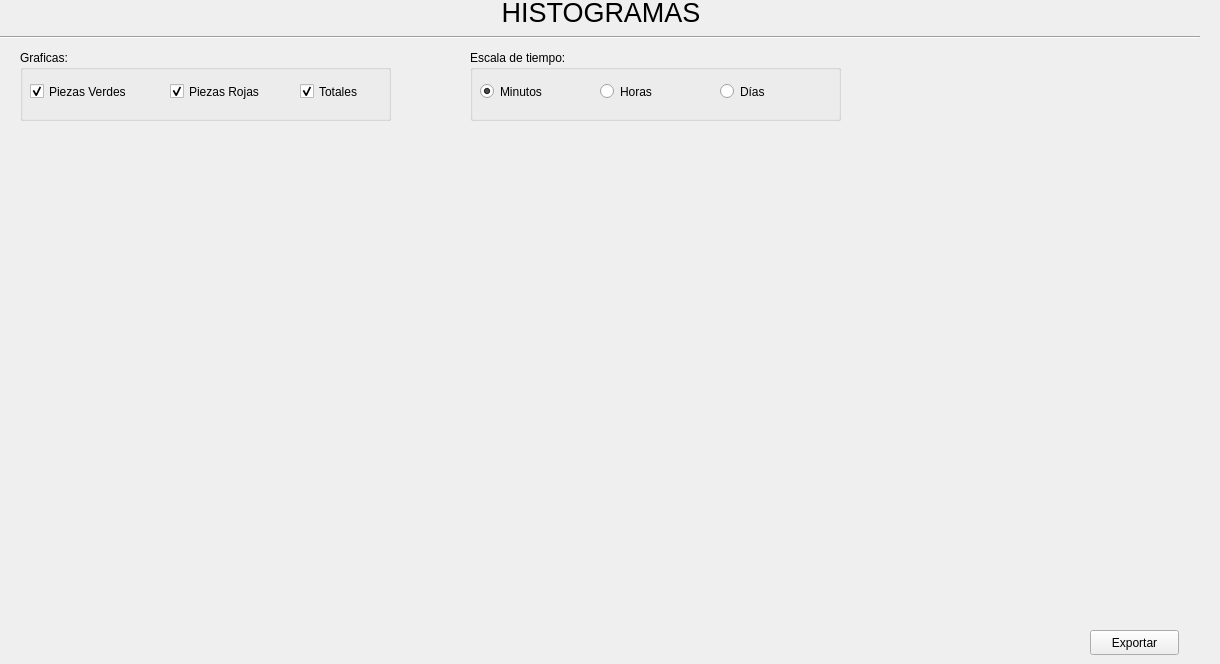
    <widget class="QWidget" name="tab_3">
     <attribute name="title">
      <string>HISTOGRAMAS</string>
     </attribute>
     <widget class="QLabel" name="label_14">
      <property name="geometry">
       <rect>
        <x>0</x>
        <y>0</y>
        <width>1202</width>
        <height>25</height>
       </rect>
      </property>
      <property name="minimumSize">
       <size>
        <width>0</width>
        <height>25</height>
       </size>
      </property>
      <property name="maximumSize">
       <size>
        <width>16777215</width>
        <height>25</height>
       </size>
      </property>
      <property name="font">
       <font>
        <pointsize>20</pointsize>
       </font>
      </property>
      <property name="text">
       <string>HISTOGRAMAS</string>
      </property>
      <property name="alignment">
       <set>Qt::AlignCenter</set>
      </property>
     </widget>
     <widget class="QWidget" name="verticalLayoutWidget_6">
      <property name="geometry">
       <rect>
        <x>0</x>
        <y>29</y>
        <width>1202</width>
        <height>16</height>
       </rect>
      </property>
      <layout class="QVBoxLayout" name="verticalLayout_8">
       <item>
        <widget class="Line" name="line_5">
         <property name="sizePolicy">
          <sizepolicy hsizetype="Preferred" vsizetype="Fixed">
           <horstretch>0</horstretch>
           <verstretch>0</verstretch>
          </sizepolicy>
         </property>
         <property name="minimumSize">
          <size>
           <width>1200</width>
           <height>2</height>
          </size>
         </property>
         <property name="maximumSize">
          <size>
           <width>1200</width>
           <height>2</height>
          </size>
         </property>
         <property name="orientation">
          <enum>Qt::Horizontal</enum>
         </property>
        </widget>
       </item>
      </layout>
     </widget>
     <widget class="QGroupBox" name="groupBox">
      <property name="geometry">
       <rect>
        <x>20</x>
        <y>50</y>
        <width>371</width>
        <height>71</height>
       </rect>
      </property>
      <property name="title">
       <string>Graficas:</string>
      </property>
      <widget class="QCheckBox" name="checkBox">
       <property name="geometry">
        <rect>
         <x>10</x>
         <y>30</y>
         <width>121</width>
         <height>23</height>
        </rect>
       </property>
       <property name="text">
        <string>Piezas Verdes</string>
       </property>
       <property name="checked">
        <bool>true</bool>
       </property>
      </widget>
      <widget class="QCheckBox" name="checkBox_2">
       <property name="geometry">
        <rect>
         <x>150</x>
         <y>30</y>
         <width>111</width>
         <height>23</height>
        </rect>
       </property>
       <property name="text">
        <string>Piezas Rojas</string>
       </property>
       <property name="checked">
        <bool>true</bool>
       </property>
      </widget>
      <widget class="QCheckBox" name="checkBox_3">
       <property name="geometry">
        <rect>
         <x>280</x>
         <y>30</y>
         <width>81</width>
         <height>23</height>
        </rect>
       </property>
       <property name="text">
        <string>Totales</string>
       </property>
       <property name="checked">
        <bool>true</bool>
       </property>
      </widget>
     </widget>
     <widget class="QGroupBox" name="groupBox_2">
      <property name="geometry">
       <rect>
        <x>470</x>
        <y>50</y>
        <width>371</width>
        <height>71</height>
       </rect>
      </property>
      <property name="title">
       <string>Escala de tiempo:</string>
      </property>
      <widget class="QRadioButton" name="radioButton">
       <property name="geometry">
        <rect>
         <x>10</x>
         <y>30</y>
         <width>112</width>
         <height>23</height>
        </rect>
       </property>
       <property name="text">
        <string>Minutos</string>
       </property>
       <property name="checked">
        <bool>true</bool>
       </property>
      </widget>
      <widget class="QRadioButton" name="radioButton_2">
       <property name="geometry">
        <rect>
         <x>130</x>
         <y>30</y>
         <width>112</width>
         <height>23</height>
        </rect>
       </property>
       <property name="text">
        <string>Horas</string>
       </property>
      </widget>
      <widget class="QRadioButton" name="radioButton_3">
       <property name="geometry">
        <rect>
         <x>250</x>
         <y>30</y>
         <width>112</width>
         <height>23</height>
        </rect>
       </property>
       <property name="text">
        <string>Días</string>
       </property>
      </widget>
     </widget>
     <widget class="QPushButton" name="button_export">
      <property name="geometry">
       <rect>
        <x>1090</x>
        <y>630</y>
        <width>89</width>
        <height>25</height>
       </rect>
      </property>
      <property name="text">
       <string>Exportar</string>
      </property>
     </widget>
     <widget class="QWidget" name="verticalLayoutWidget">
      <property name="geometry">
       <rect>
        <x>20</x>
        <y>140</y>
        <width>1191</width>
        <height>471</height>
       </rect>
      </property>
      <layout class="QVBoxLayout" name="verticalLayout_5"/>
     </widget>
    </widget>
